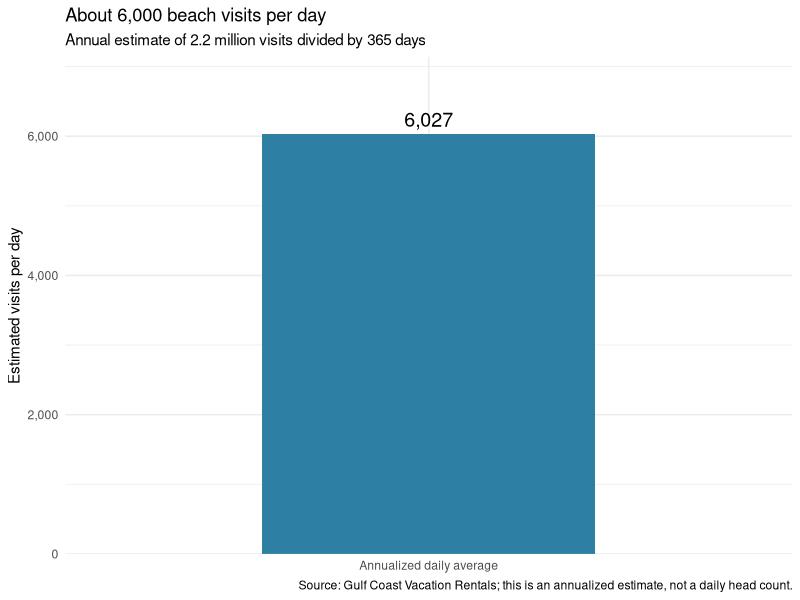

The R script that drew this image:
## ---- chunk 1
library(tidyverse)

daily_estimate <- tibble(
  estimate = "Annualized daily average",
  annual_visitors = 2200000
) |>
  mutate(visitors_per_day = annual_visitors / 365)

ggplot(daily_estimate, aes(x = estimate, y = visitors_per_day)) +
  geom_col(fill = "#2D7FA3", width = 0.55) +
  geom_text(
    aes(label = scales::comma(round(visitors_per_day))),
    vjust = -0.5,
    size = 5
  ) +
  scale_y_continuous(
    labels = scales::label_comma(),
    limits = c(0, 7000),
    expand = expansion(mult = c(0, 0.02))
  ) +
  labs(
    title = "About 6,000 beach visits per day",
    subtitle = "Annual estimate of 2.2 million visits divided by 365 days",
    x = NULL,
    y = "Estimated visits per day",
    caption = "Source: Gulf Coast Vacation Rentals; this is an annualized estimate, not a daily head count."
  ) +
  theme_minimal()
